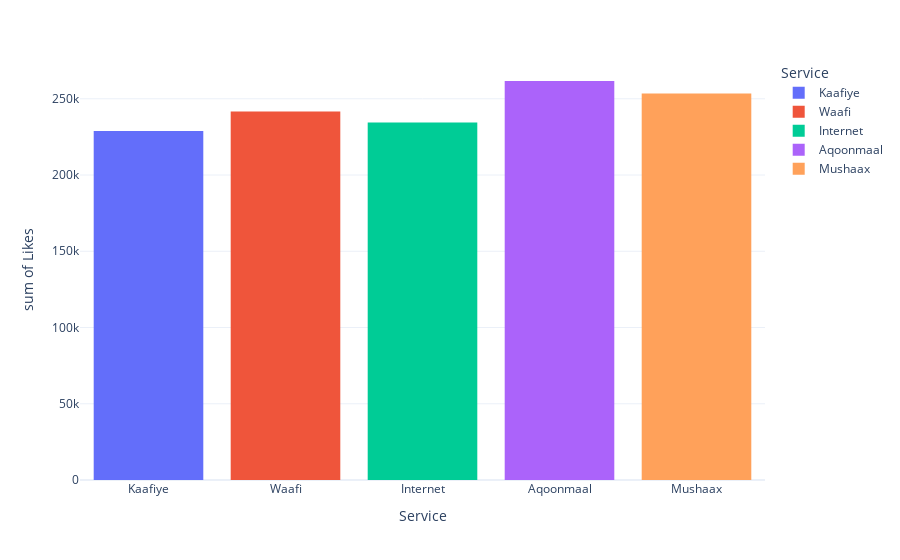

The cell this chart's notebook holds for it:
### Code cell
fig_services = px.histogram(df, x='Service', y='Likes', color='Service')
fig_services.show()

### Figure 1 — Plotly figure (JSON) as saved in the notebook; plotly's stock layout.template omitted (floating-point values rounded to 4 significant figures)
{"data": [{"alignmentgroup": "True", "bingroup": "x", "histfunc": "sum", "hovertemplate": "Service=%{x}<br>sum of Likes=%{y}<extra></extra>", "legendgroup": "Kaafiye", "marker": {"color": "#636efa", "pattern": {"shape": ""}}, "name": "Kaafiye", "offsetgroup": "Kaafiye", "orientation": "v", "showlegend": true, "type": "histogram", "x": ["Kaafiye", "Kaafiye", "Kaafiye", "Kaafiye", "Kaafiye", "Kaafiye", "Kaafiye", "Kaafiye", "Kaafiye", "Kaafiye", "Kaafiye", "Kaafiye", "Kaafiye", "Kaafiye", "Kaafiye", "Kaafiye", "Kaafiye", "Kaafiye", "Kaafiye", "Kaafiye", "Kaafiye", "Kaafiye", "Kaafiye", "Kaafiye", "Kaafiye", "Kaafiye", "Kaafiye", "Kaafiye", "Kaafiye", "Kaafiye", "Kaafiye", "Kaafiye", "Kaafiye", "Kaafiye", "Kaafiye", "Kaafiye", "Kaafiye", "Kaafiye", "Kaafiye", "Kaafiye", "Kaafiye", "Kaafiye", "Kaafiye", "Kaafiye", "Kaafiye", "Kaafiye", "Kaafiye", "Kaafiye", "Kaafiye", "Kaafiye", "Kaafiye", "Kaafiye", "Kaafiye", "Kaafiye", "Kaafiye", "Kaafiye", "Kaafiye", "Kaafiye", "Kaafiye", "Kaafiye", "Kaafiye", "Kaafiye", "Kaafiye", "Kaafiye", "Kaafiye", "Kaafiye", "Kaafiye", "Kaafiye", "Kaafiye", "Kaafiye", "Kaafiye", "Kaafiye", "Kaafiye", "Kaafiye", "Kaafiye", "Kaafiye", "Kaafiye", "Kaafiye", "Kaafiye", "Kaafiye", "Kaafiye", "Kaafiye", "Kaafiye", "Kaafiye", "Kaafiye", "Kaafiye"], "xaxis": "x", "y": [1200, 3553, 307, 728, 3048, 3454, 1257, 4029, 3038, 1884, 1594, 1098, 4469, 3813, 1671, 1041, 1501, 134, 759, 1356, 3553, 3479, 667, 4342, 2011, 3640, 1401, 1577, 1027, 3496, 2025, 3620, 543, 3978, 4020, 2292, 3129, 3675, 3323, 627, 1281, 4144, 137, 2240, 3903, 2317, 1403, 1705, 4500, 3724, 326, 3884, 3295, 3710, 1705, 4500, 3724, 326, 1705, 4500, 3724, 1705, 4500, 3724, 1705, 4500, 3724, 1705, 4500, 3724, 1705, 4500, 3724, 1705, 4500, 3724, 1705, 4500, 3724, 1705, 4500, 3724, 1705, 4500, 3724, 326], "yaxis": "y"}, {"alignmentgroup": "True", "bingroup": "x", "histfunc": "sum", "hovertemplate": "Service=%{x}<br>sum of Likes=%{y}<extra></extra>", "legendgroup": "Waafi", "marker": {"color": "#EF553B", "pattern": {"shape": ""}}, "name": "Waafi", "offsetgroup": "Waafi", "orientation": "v", "showlegend": true, "type": "histogram", "x": ["Waafi", "Waafi", "Waafi", "Waafi", "Waafi", "Waafi", "Waafi", "Waafi", "Waafi", "Waafi", "Waafi", "Waafi", "Waafi", "Waafi", "Waafi", "Waafi", "Waafi", "Waafi", "Waafi", "Waafi", "Waafi", "Waafi", "Waafi", "Waafi", "Waafi", "Waafi", "Waafi", "Waafi", "Waafi", "Waafi", "Waafi", "Waafi", "Waafi", "Waafi", "Waafi", "Waafi", "Waafi", "Waafi", "Waafi", "Waafi", "Waafi", "Waafi", "Waafi", "Waafi", "Waafi", "Waafi", "Waafi", "Waafi", "Waafi", "Waafi", "Waafi", "Waafi", "Waafi", "Waafi", "Waafi", "Waafi", "Waafi", "Waafi", "Waafi", "Waafi", "Waafi", "Waafi", "Waafi", "Waafi", "Waafi", "Waafi", "Waafi", "Waafi", "Waafi", "Waafi", "Waafi", "Waafi", "Waafi", "Waafi", "Waafi", "Waafi", "Waafi", "Waafi", "Waafi", "Waafi", "Waafi", "Waafi", "Waafi", "Waafi"], "xaxis": "x", "y": [2500, 306, 1518, 3391, 4296, 2088, 2176, 4074, 3829, 1881, 2104, 2631, 507, 3031, 2892, 1352, 3285, 3322, 2478, 2206, 3408, 3655, 3682, 3480, 4079, 3649, 2737, 651, 3254, 1225, 2274, 1790, 3592, 1350, 226, 3329, 2110, 1000, 1300, 4420, 3214, 2860, 2098, 4287, 3418, 3121, 2301, 3368, 3818, 2991, 185, 1297, 2584, 3210, 3368, 3818, 2991, 3368, 3818, 2991, 3368, 3818, 2991, 3368, 3818, 2991, 3368, 3818, 2991, 3368, 3818, 2991, 3368, 3818, 2991, 3368, 3818, 2991, 3368, 3818, 2991, 3368, 3818, 2991], "yaxis": "y"}, {"alignmentgroup": "True", "bingroup": "x", "histfunc": "sum", "hovertemplate": "Service=%{x}<br>sum of Likes=%{y}<extra></extra>", "legendgroup": "Internet", "marker": {"color": "#00cc96", "pattern": {"shape": ""}}, "name": "Internet", "offsetgroup": "Internet", "orientation": "v", "showlegend": true, "type": "histogram", "x": ["Internet", "Internet", "Internet", "Internet", "Internet", "Internet", "Internet", "Internet", "Internet", "Internet", "Internet", "Internet", "Internet", "Internet", "Internet", "Internet", "Internet", "Internet", "Internet", "Internet", "Internet", "Internet", "Internet", "Internet", "Internet", "Internet", "Internet", "Internet", "Internet", "Internet", "Internet", "Internet", "Internet", "Internet", "Internet", "Internet", "Internet", "Internet", "Internet", "Internet", "Internet", "Internet", "Internet", "Internet", "Internet", "Internet", "Internet", "Internet", "Internet", "Internet", "Internet", "Internet", "Internet", "Internet", "Internet", "Internet", "Internet", "Internet", "Internet", "Internet", "Internet", "Internet", "Internet", "Internet", "Internet", "Internet", "Internet", "Internet", "Internet", "Internet", "Internet", "Internet", "Internet", "Internet", "Internet", "Internet", "Internet", "Internet", "Internet", "Internet", "Internet", "Internet", "Internet", "Internet", "Internet", "Internet", "Internet", "Internet", "Internet", "Internet", "Internet", "Internet", "Internet"], "xaxis": "x", "y": [850, 1547, 1109, 2936, 1433, 549, 3375, 1132, 1470, 324, 1795, 1090, 3241, 2909, 229, 4100, 4038, 349, 1575, 1194, 966, 312, 3065, 619, 3600, 1726, 2876, 1669, 3597, 1054, 2006, 241, 1339, 4063, 3553, 4409, 4432, 3380, 1011, 3729, 3852, 3302, 977, 2664, 357, 2841, 3502, 3814, 3022, 1695, 315, 2406, 371, 3841, 3502, 3814, 3022, 1695, 3502, 3814, 3022, 3502, 3814, 3022, 1695, 3502, 3814, 3022, 1695, 3502, 3814, 3022, 1695, 3502, 3814, 3022, 1695, 3502, 3814, 3022, 1695, 3502, 3814, 3022, 1695, 3502, 3814, 3022, 1695, 3502, 3814, 3022, 1695], "yaxis": "y"}, {"alignmentgroup": "True", "bingroup": "x", "histfunc": "sum", "hovertemplate": "Service=%{x}<br>sum of Likes=%{y}<extra></extra>", "legendgroup": "Aqoonmaal", "marker": {"color": "#ab63fa", "pattern": {"shape": ""}}, "name": "Aqoonmaal", "offsetgroup": "Aqoonmaal", "orientation": "v", "showlegend": true, "type": "histogram", "x": ["Aqoonmaal", "Aqoonmaal", "Aqoonmaal", "Aqoonmaal", "Aqoonmaal", "Aqoonmaal", "Aqoonmaal", "Aqoonmaal", "Aqoonmaal", "Aqoonmaal", "Aqoonmaal", "Aqoonmaal", "Aqoonmaal", "Aqoonmaal", "Aqoonmaal", "Aqoonmaal", "Aqoonmaal", "Aqoonmaal", "Aqoonmaal", "Aqoonmaal", "Aqoonmaal", "Aqoonmaal", "Aqoonmaal", "Aqoonmaal", "Aqoonmaal", "Aqoonmaal", "Aqoonmaal", "Aqoonmaal", "Aqoonmaal", "Aqoonmaal", "Aqoonmaal", "Aqoonmaal", "Aqoonmaal", "Aqoonmaal", "Aqoonmaal", "Aqoonmaal", "Aqoonmaal", "Aqoonmaal", "Aqoonmaal", "Aqoonmaal", "Aqoonmaal", "Aqoonmaal", "Aqoonmaal", "Aqoonmaal", "Aqoonmaal", "Aqoonmaal", "Aqoonmaal", "Aqoonmaal", "Aqoonmaal", "Aqoonmaal", "Aqoonmaal", "Aqoonmaal", "Aqoonmaal", "Aqoonmaal", "Aqoonmaal", "Aqoonmaal", "Aqoonmaal", "Aqoonmaal", "Aqoonmaal", "Aqoonmaal", "Aqoonmaal", "Aqoonmaal", "Aqoonmaal", "Aqoonmaal", "Aqoonmaal", "Aqoonmaal", "Aqoonmaal", "Aqoonmaal", "Aqoonmaal", "Aqoonmaal", "Aqoonmaal", "Aqoonmaal", "Aqoonmaal", "Aqoonmaal", "Aqoonmaal", "Aqoonmaal", "Aqoonmaal", "Aqoonmaal", "Aqoonmaal", "Aqoonmaal", "Aqoonmaal", "Aqoonmaal", "Aqoonmaal", "Aqoonmaal", "Aqoonmaal", "Aqoonmaal", "Aqoonmaal", "Aqoonmaal", "Aqoonmaal", "Aqoonmaal", "Aqoonmaal", "Aqoonmaal", "Aqoonmaal", "Aqoonmaal", "Aqoonmaal", "Aqoonmaal", "Aqoonmaal", "Aqoonmaal", "Aqoonmaal", "Aqoonmaal", "Aqoonmaal", "Aqoonmaal", "Aqoonmaal", "Aqoonmaal", "Aqoonmaal", "Aqoonmaal", "Aqoonmaal", "Aqoonmaal", "Aqoonmaal", "Aqoonmaal", "Aqoonmaal", "Aqoonmaal", "Aqoonmaal", "Aqoonmaal"], "xaxis": "x", "y": [920, 4052, 1531, 974, 1498, 4027, 3435, 4447, 2255, 4373, 1325, 413, 4319, 616, 1560, 1849, 2724, 446, 733, 2147, 3341, 2615, 1754, 3245, 626, 1728, 3170, 565, 2423, 953, 3251, 4113, 3075, 3222, 3955, 610, 558, 1709, 1265, 1620, 3799, 1728, 1643, 596, 750, 1898, 2592, 4465, 3402, 806, 1893, 3934, 1578, 590, 3609, 3395, 750, 1898, 2592, 4465, 3402, 806, 750, 1898, 2592, 4465, 3402, 750, 1898, 2592, 4465, 3402, 750, 1898, 2592, 4465, 3402, 806, 750, 1898, 2592, 4465, 3402, 806, 750, 1898, 2592, 4465, 3402, 806, 750, 1898, 2592, 4465, 3402, 806, 750, 1898, 2592, 4465, 3402, 806, 750, 1898, 2592, 4465, 3402, 806, 750, 1898, 2592, 4465, 3402, 806], "yaxis": "y"}, {"alignmentgroup": "True", "bingroup": "x", "histfunc": "sum", "hovertemplate": "Service=%{x}<br>sum of Likes=%{y}<extra></extra>", "legendgroup": "Mushaax", "marker": {"color": "#FFA15A", "pattern": {"shape": ""}}, "name": "Mushaax", "offsetgroup": "Mushaax", "orientation": "v", "showlegend": true, "type": "histogram", "x": ["Mushaax", "Mushaax", "Mushaax", "Mushaax", "Mushaax", "Mushaax", "Mushaax", "Mushaax", "Mushaax", "Mushaax", "Mushaax", "Mushaax", "Mushaax", "Mushaax", "Mushaax", "Mushaax", "Mushaax", "Mushaax", "Mushaax", "Mushaax", "Mushaax", "Mushaax", "Mushaax", "Mushaax", "Mushaax", "Mushaax", "Mushaax", "Mushaax", "Mushaax", "Mushaax", "Mushaax", "Mushaax", "Mushaax", "Mushaax", "Mushaax", "Mushaax", "Mushaax", "Mushaax", "Mushaax", "Mushaax", "Mushaax", "Mushaax", "Mushaax", "Mushaax", "Mushaax", "Mushaax", "Mushaax", "Mushaax", "Mushaax", "Mushaax", "Mushaax", "Mushaax", "Mushaax", "Mushaax", "Mushaax", "Mushaax", "Mushaax", "Mushaax", "Mushaax", "Mushaax", "Mushaax", "Mushaax", "Mushaax", "Mushaax", "Mushaax", "Mushaax", "Mushaax", "Mushaax", "Mushaax", "Mushaax", "Mushaax", "Mushaax", "Mushaax", "Mushaax", "Mushaax", "Mushaax", "Mushaax", "Mushaax", "Mushaax", "Mushaax", "Mushaax", "Mushaax", "Mushaax", "Mushaax", "Mushaax", "Mushaax", "Mushaax", "Mushaax", "Mushaax", "Mushaax", "Mushaax"], "xaxis": "x", "y": [2820, 2812, 120, 3170, 526, 2682, 3271, 2588, 3886, 886, 3800, 3625, 4281, 2485, 816, 980, 2634, 3609, 1988, 3215, 2828, 4245, 266, 4484, 295, 2511, 3740, 4495, 4146, 3471, 2892, 3591, 4291, 3795, 2527, 709, 1588, 644, 177, 995, 740, 1185, 1072, 3537, 302, 638, 2967, 3987, 3942, 1712, 3576, 893, 4368, 2967, 3987, 3942, 1712, 2967, 3987, 3942, 2967, 3987, 3942, 2967, 3987, 3942, 1712, 2967, 3987, 3942, 1712, 2967, 3987, 3942, 1712, 2967, 3987, 3942, 1712, 2967, 3987, 3942, 1712, 2967, 3987, 3942, 1712, 2967, 3987, 3942, 1712], "yaxis": "y"}], "layout": {"autosize": true, "barmode": "relative", "legend": {"title": {"text": "Service"}, "tracegroupgap": 0}, "margin": {"t": 60}, "xaxis": {"anchor": "y", "autorange": true, "categoryarray": ["Kaafiye", "Waafi", "Internet", "Aqoonmaal", "Mushaax"], "categoryorder": "array", "domain": [0, 1], "range": [-0.5, 4.5], "title": {"text": "Service"}, "type": "category"}, "yaxis": {"anchor": "x", "autorange": true, "domain": [0, 1], "range": [0, 275400.0], "title": {"text": "sum of Likes"}, "type": "linear"}}}
